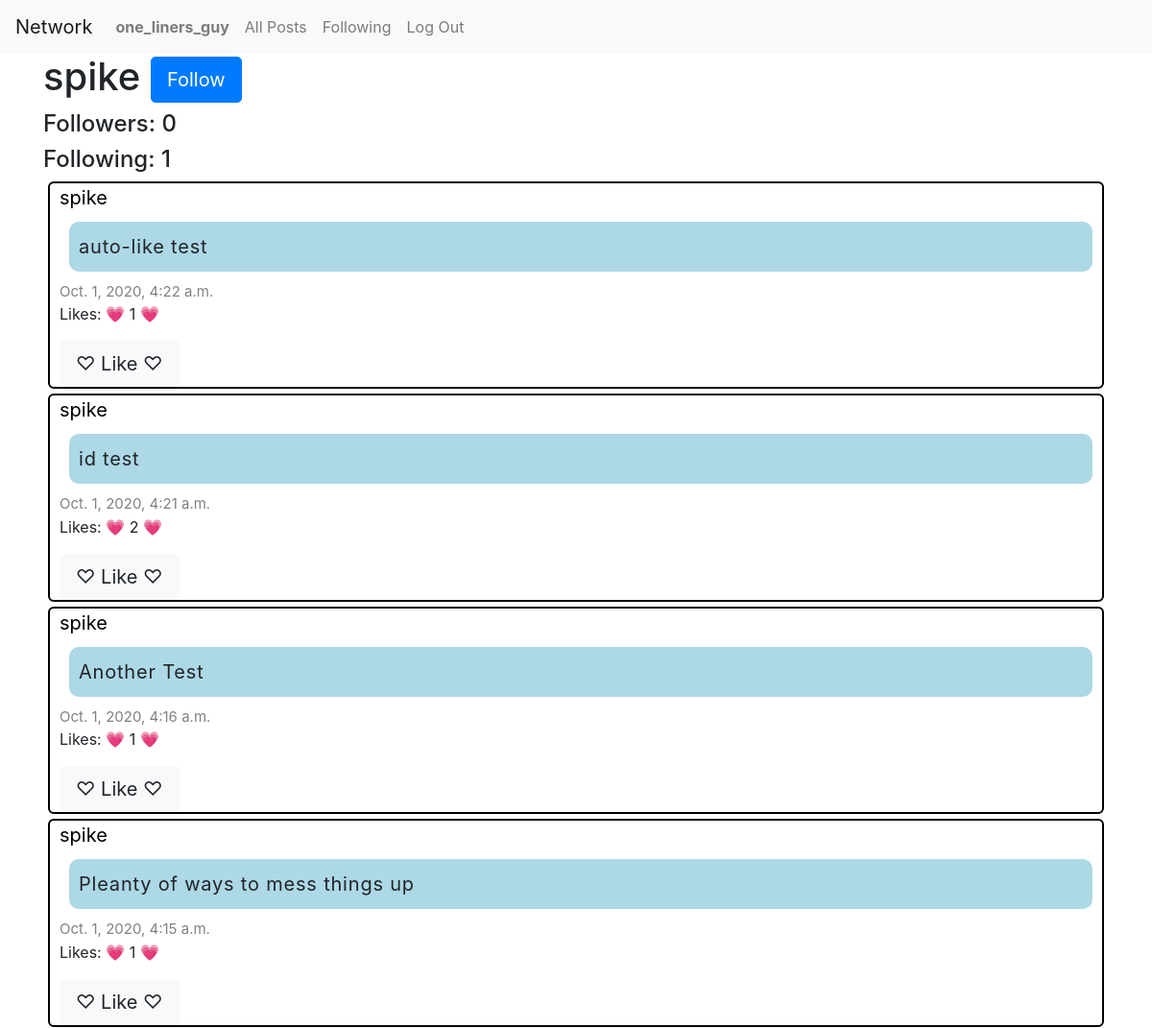
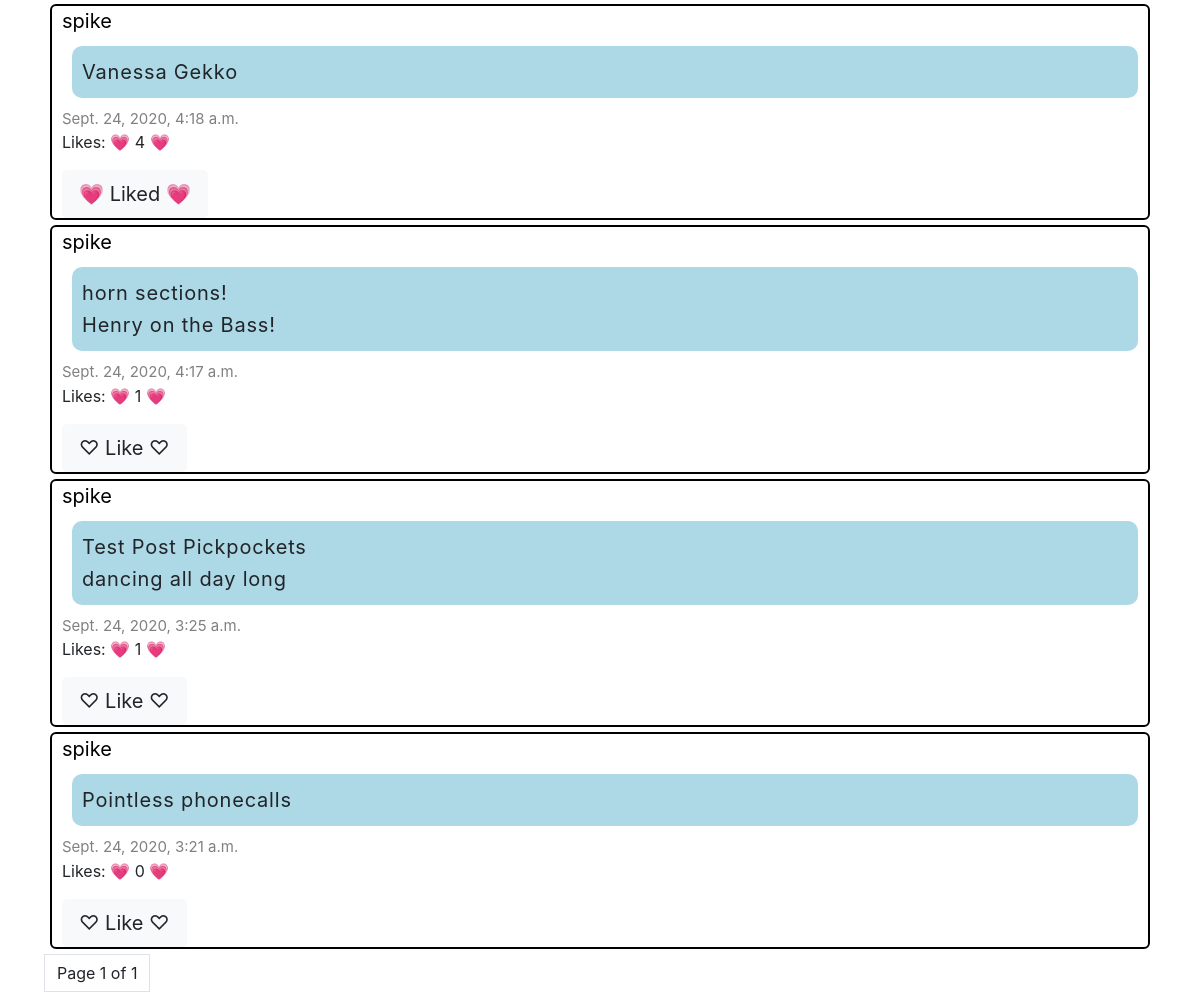
Before: /users/spike (signed in) with the older database file (2 pictures, top to bottom).
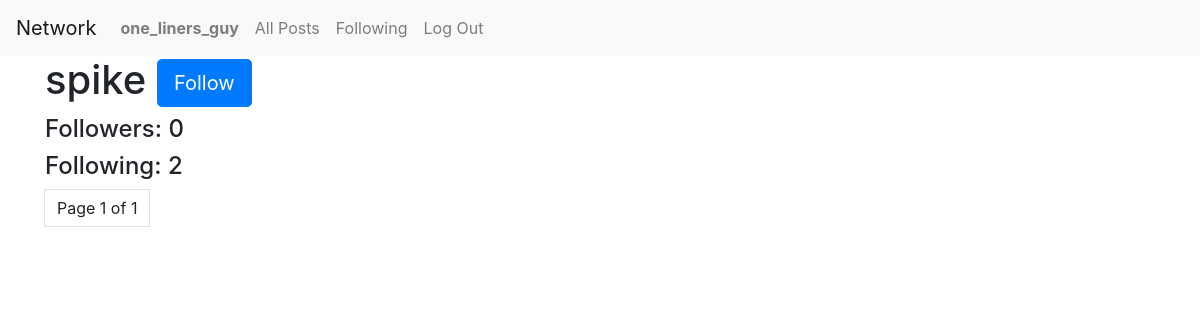
After: the same page with the newer database file.
### network/models.py (models this page shows, shortened)
class User(AbstractUser):
    pass

class Post(models.Model):
    user = models.ForeignKey("User", on_delete=models.CASCADE, related_name="posts")
    body = models.TextField(blank=True)
    timestamp = models.DateTimeField(auto_now_add=True)
    total_likes = models.IntegerField(default=0)
    is_liked_by_current_user = models.BooleanField(default=False)

### network/views.py (the view)
# urls.py: path("users/<str:username>", views.profile, name="profile"),
def profile(request, username):
    profile = User.objects.get(username=username)
    posts = profile.posts.all().order_by('-timestamp')
    like_data_loader(request, posts)
    pagination_data = pagination_helper(request, posts)
    following = False
    if request.user.is_authenticated:
        for follow in request.user.follows.all():
            if follow.followed.username == username:
                following = True
    follows = len(profile.follows.all())
    followers = len(profile.followers.all())
    return render(request, "network/profile.html", {
            "username": username,
            "posts": pagination_data["posts"],
            "page": pagination_data["page"],
            "following": following,
            "follows": follows,
            "followers": followers,
            "NewPostForm": NewPostForm()
            })

### network/views.py (called while the page is built)
def like_data_loader(request, posts):
    for post in posts:
        post.total_likes = (len(post.likes.all()))
        if request.user.is_authenticated:
            for liked_post in request.user.likes.all():
                if post.id == liked_post.post_id:
                    post.is_liked_by_current_user = True
    return posts

def pagination_helper(request, posts):
    paginated = Paginator(posts, 10)
    page = request.GET.get('page')
    try:
        posts = paginated.page(page)
    except PageNotAnInteger:
        posts = paginated.page(1)
    except EmptyPage:
        posts = paginated.page(paginated.num_pages)
    pagination_data = {
        "posts": posts,
        "page": page
    }
    return pagination_data

### network/templates/network/profile.html (shortened to what this page needs)
{% extends "network/layout.html" %}
{% load static %}
{% block body %}
<div class="container">
  <h1>{{ username }}
  {% if request.user.is_authenticated %}
    {% if username != request.user.username %}
      {% if following is False %}
        <a class="btn btn-primary btn-lg" href="{% url 'follow' username %}">Follow</a>
      {% else %}
        <a class="btn btn-warning btn-lg" href="{% url 'unfollow' username %}">Un-Follow</a>
      {% endif %}
    {% endif %}
  {% endif %}
  <h4> Followers: {{ followers }} </h4>
  <h4> Following: {{ follows }} </h4>
  {% for post in posts%}
    {% include 'network/partials/_post.html' %}
  {% endfor %}
  {%	include	"network/pagination.html"	with	page=posts	%}
</div>
{% endblock %}

### network/templates/network/layout.html (shortened to what this page needs)
{% load static %}
<!DOCTYPE html>
<html lang="en">
    <head>
        <link rel="stylesheet" href="https://stackpath.bootstrapcdn.com/bootstrap/4.4.1/css/bootstrap.min.css">
        <link href="{% static 'network/styles.css' %}" rel="stylesheet">
    </head>
    <body>
        <nav class="navbar navbar-expand-lg navbar-light bg-light">
            <a class="navbar-brand" href="{% url 'index' %}">Network</a>
            <div>
              <ul class="navbar-nav mr-auto">
                {% if user.is_authenticated %}
                    <li class="nav-item">
                        <a class="nav-link" href="{% url 'profile' request.user %}"><strong>{{ user.username }}</strong></a>
                    </li>
                {% endif %}
                <li class="nav-item">
                  <a class="nav-link" href="{% url 'index' %}">All Posts</a>
                </li>
                {% if user.is_authenticated %}
                    <li class="nav-item">
                        <a class="nav-link" href="{% url 'following' %}">Following</a>
                    </li>
                    <li class="nav-item">
                        <a class="nav-link" href="{% url 'logout' %}">Log Out</a>
                    </li>
                {% endif %}
              </ul>
            </div>
          </nav>
        <div class="body">
            {% block body %}
            {% endblock %}
        </div>
    </body>
</html>

### network/templates/network/pagination.html (shortened to what this page needs)
<nav aria-label="Page navigation example" >
    <ul class="pagination">
        <li class="page-item">
            <a class="page-link">Page {{page.number}} of {{page.paginator.num_pages}}</a>
        </li>
    </ul>
</nav>

### network/templates/network/partials/_post.html (shortened to what this page needs)
<div class="post">
  <a class="post_user" href="{% url 'profile' post.user %}">{{ post.user }}</a>
  <p class="post_body" id="post_body_{{ post.id }}">{{ post.body }}</p>
  <p class="post_timestamp">{{ post.timestamp}} </p>
  <p> Likes: &#128151; <span id="like_count_{{ post.id }}"> {{ post.total_likes }} </span> &#128151; </p>
  {% if request.user.is_authenticated %}
    {% if post.is_liked_by_current_user == True %}
      <button class="like_post_button btn btn-light btn-lg" id="like_button_{{ post.id }}" name="{{ post.id }}"> &#128151; Liked &#128151; </button>
    {% else %}
      <button class="like_post_button btn btn-light btn-lg" id="like_button_{{ post.id }}" name="{{ post.id }}"> &#9825; Like &#9825;</button>
    {% endif %}
  {% else %}
    <p> &#9825; - Login to Like a post </p>
  {% endif %}
</div>

Changed rows visible on the page:
removed Post: user "spike", body "auto-like test", timestamp "Oct. 1, 2020, 4:22 a.m.", total_likes "1"
removed Post: user "spike", body "id test", timestamp "Oct. 1, 2020, 4:21 a.m.", total_likes "2"
removed Post: user "spike", body "Another Test", timestamp "Oct. 1, 2020, 4:16 a.m.", total_likes "1"
removed Post: user "spike", body "Pleanty of ways to mess things up", timestamp "Oct. 1, 2020, 4:15 a.m.", total_likes "1"
removed Post: user "spike", body "Vanessa Gekko", timestamp "Sept. 24, 2020, 4:18 a.m.", total_likes "4"
removed Post: user "spike", body "horn sections! Henry on the Bass!", timestamp "Sept. 24, 2020, 4:17 a.m.", total_likes "1"
removed Post: user "spike", body "Test Post Pickpockets dancing all day long", timestamp "Sept. 24, 2020, 3:25 a.m.", total_likes "1"
removed Post: user "spike", body "Pointless phonecalls", timestamp "Sept. 24, 2020, 3:21 a.m.", total_likes "0"
Other visible differences:
{{ follows }}: "1" → "2"
